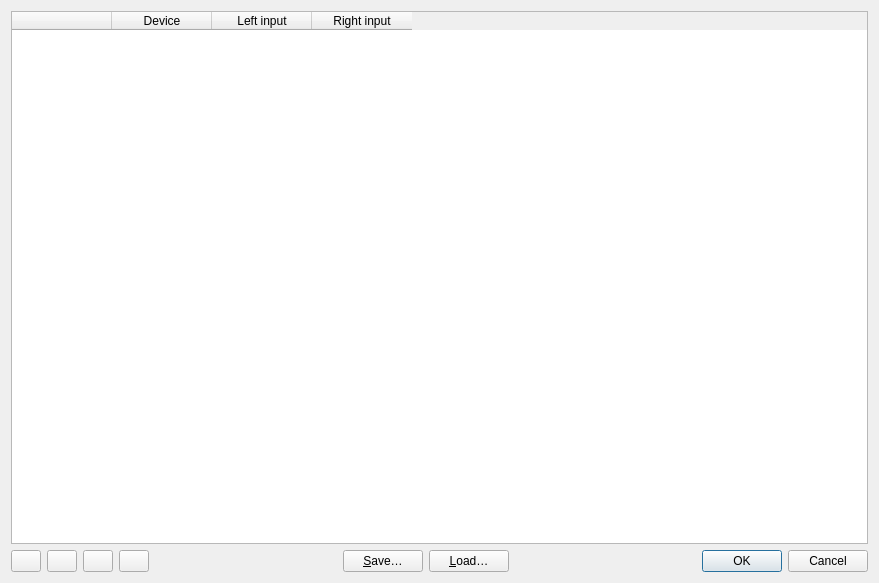
<?xml version="1.0" encoding="UTF-8"?>
<ui version="4.0">
 <class>InputMappingDialog</class>
 <widget class="QDialog" name="InputMappingDialog">
  <property name="geometry">
   <rect>
    <x>0</x>
    <y>0</y>
    <width>879</width>
    <height>583</height>
   </rect>
  </property>
  <property name="windowTitle">
   <string>Input mapping</string>
  </property>
  <layout class="QVBoxLayout" name="verticalLayout_2">
   <item>
    <widget class="QTableWidget" name="table">
     <column>
      <property name="text">
       <string/>
      </property>
     </column>
     <column>
      <property name="text">
       <string>Device</string>
      </property>
     </column>
     <column>
      <property name="text">
       <string>Left input</string>
      </property>
     </column>
     <column>
      <property name="text">
       <string>Right input</string>
      </property>
     </column>
    </widget>
   </item>
   <item>
    <layout class="QHBoxLayout" name="horizontalLayout_2" stretch="0,0,0,0,1,0,0,1,0">
     <item>
      <widget class="QPushButton" name="add_button">
       <property name="sizePolicy">
        <sizepolicy hsizetype="Fixed" vsizetype="Fixed">
         <horstretch>0</horstretch>
         <verstretch>0</verstretch>
        </sizepolicy>
       </property>
       <property name="maximumSize">
        <size>
         <width>30</width>
         <height>30</height>
        </size>
       </property>
       <property name="text">
        <string/>
       </property>
       <property name="icon">
        <iconset theme="list-add">
         <normaloff>.</normaloff>.</iconset>
       </property>
      </widget>
     </item>
     <item>
      <widget class="QPushButton" name="remove_button">
       <property name="sizePolicy">
        <sizepolicy hsizetype="Fixed" vsizetype="Fixed">
         <horstretch>0</horstretch>
         <verstretch>0</verstretch>
        </sizepolicy>
       </property>
       <property name="maximumSize">
        <size>
         <width>30</width>
         <height>30</height>
        </size>
       </property>
       <property name="text">
        <string/>
       </property>
       <property name="icon">
        <iconset theme="list-remove">
         <normaloff>.</normaloff>.</iconset>
       </property>
      </widget>
     </item>
     <item>
      <widget class="QPushButton" name="up_button">
       <property name="maximumSize">
        <size>
         <width>30</width>
         <height>30</height>
        </size>
       </property>
       <property name="text">
        <string/>
       </property>
       <property name="icon">
        <iconset theme="go-up">
         <normaloff>.</normaloff>.</iconset>
       </property>
      </widget>
     </item>
     <item>
      <widget class="QPushButton" name="down_button">
       <property name="maximumSize">
        <size>
         <width>30</width>
         <height>30</height>
        </size>
       </property>
       <property name="text">
        <string/>
       </property>
       <property name="icon">
        <iconset theme="go-down">
         <normaloff>.</normaloff>.</iconset>
       </property>
      </widget>
     </item>
     <item>
      <spacer name="horizontalSpacer_2">
       <property name="orientation">
        <enum>Qt::Horizontal</enum>
       </property>
       <property name="sizeHint" stdset="0">
        <size>
         <width>40</width>
         <height>20</height>
        </size>
       </property>
      </spacer>
     </item>
     <item>
      <widget class="QPushButton" name="save_button">
       <property name="text">
        <string>&amp;Save…</string>
       </property>
      </widget>
     </item>
     <item>
      <widget class="QPushButton" name="load_button">
       <property name="text">
        <string>&amp;Load…</string>
       </property>
      </widget>
     </item>
     <item>
      <spacer name="horizontalSpacer">
       <property name="orientation">
        <enum>Qt::Horizontal</enum>
       </property>
       <property name="sizeHint" stdset="0">
        <size>
         <width>40</width>
         <height>20</height>
        </size>
       </property>
      </spacer>
     </item>
     <item>
      <widget class="QDialogButtonBox" name="ok_cancel_buttons">
       <property name="orientation">
        <enum>Qt::Horizontal</enum>
       </property>
       <property name="standardButtons">
        <set>QDialogButtonBox::Cancel|QDialogButtonBox::Ok</set>
       </property>
      </widget>
     </item>
    </layout>
   </item>
  </layout>
 </widget>
 <resources/>
 <connections/>
</ui>
